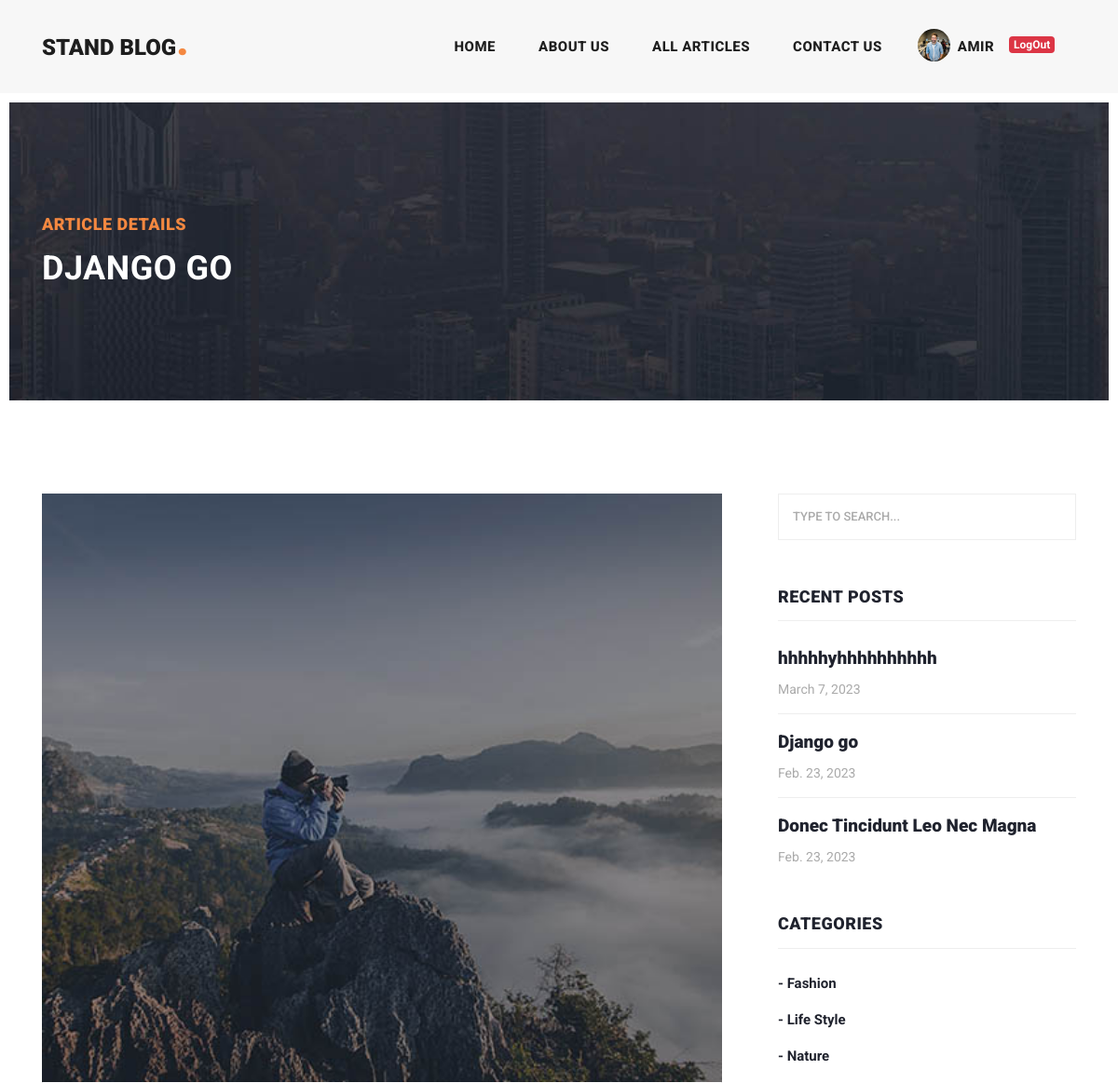
Before: /articles/details/django-go (signed in, upper part) with the older database file.
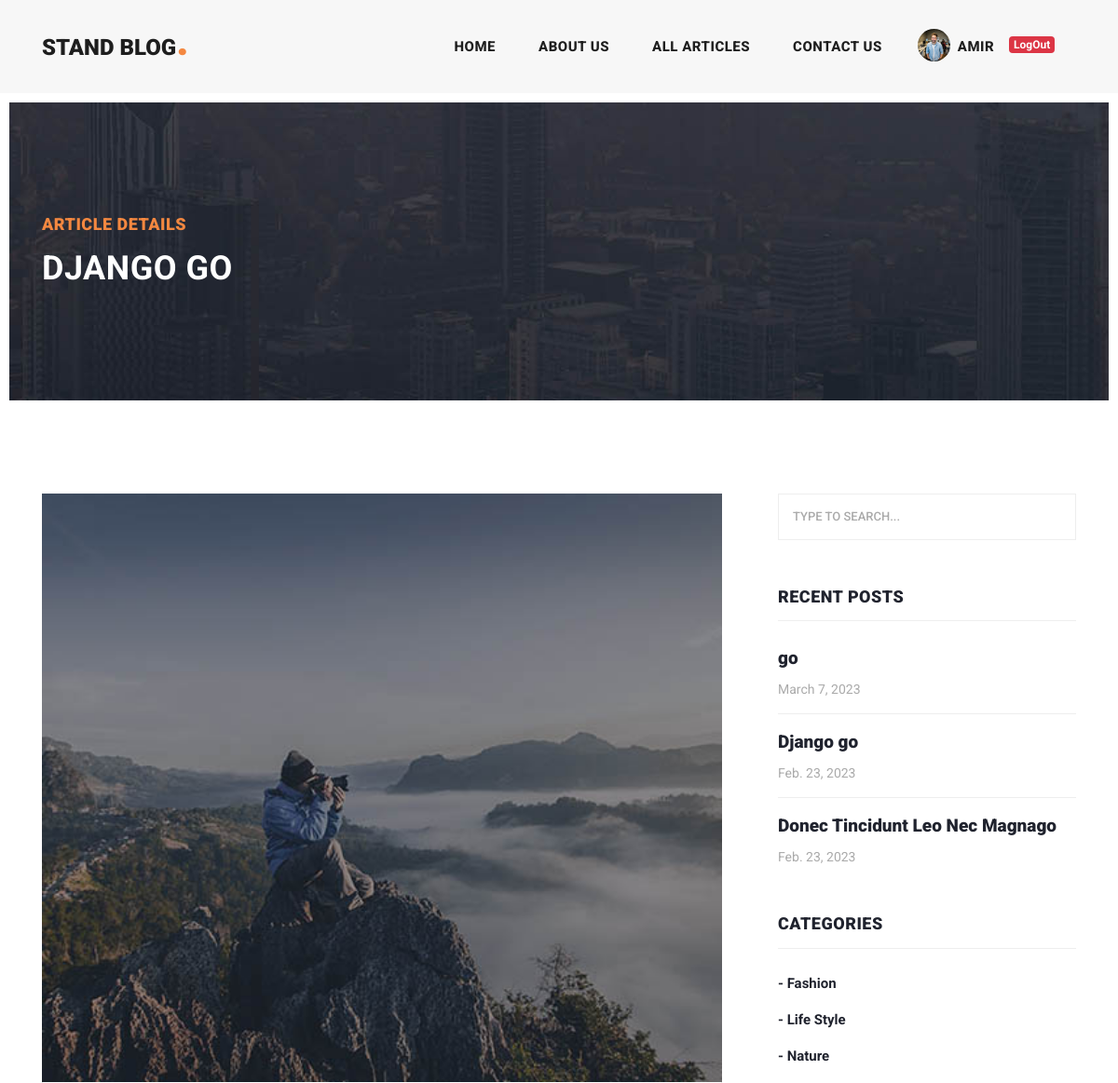
After: the same page with the newer database file.
### blog/models.py (models this page shows, shortened)
class Article(models.Model):
    author = models.ForeignKey(User, on_delete=models.CASCADE)
    category = models.ManyToManyField(Category, related_name='articles')
    title = models.CharField(max_length=100)
    body = models.TextField()
    image = models.ImageField(upload_to='images/articles')
    created = models.DateTimeField(auto_now_add=True)
    updated = models.DateTimeField(auto_now=True)
    published = models.BooleanField(default=True)
    slug = models.SlugField(blank=True, unique=True)
    objects = models.Manager()
    article_manager = ArticleManager()
    class Meta:
        ordering = ('-created', '-updated')
    def get_absolute_url(self):
        return reverse('blog:article_details', kwargs={'slug': self.slug})

### blog/views.py (the view)
# urls.py: path('details/<slug:slug>', views.article_details, name='article_details'),
def article_details(request, slug):
    article = get_object_or_404(Article, slug=slug)
    if request.method == 'POST':
        body = request.POST.get('body')
        Comment.objects.create(body=body, article=article, user=request.user, parent=None)
    return render(request, 'blog/article_details.html', context={'article': article})

### blog/models.py (called while the page is built)
    def published(self):
        return self.filter(published=True)

    def __str__(self):
        return self.title

### context_processors/context_processors.py (called while the page is built)
def recent_articles(request):
    recent_articles_ = Article.article_manager.published().order_by('-created', '-updated')[:3]
    return {'recent_articles': recent_articles_}

def categories(request):
    categories_ = Category.objects.all().order_by('title')
    return {'categories': categories_}

### blog/templates/blog/article_details.html (shortened to what this page needs)
{% extends 'base.html' %}
{% load static %}
{% block content %}
    <div class="heading-page header-text">
        <section class="page-heading">
            <div class="container">
                <div class="row">
                    <div class="col-lg-12">
                        <div class="text-content">
                            <h4>Article Details</h4>
                            <h2>{{ article.title }}</h2>
                        </div>
                    </div>
                </div>
            </div>
        </section>
    </div>
    <section class="blog-posts grid-system">
        <div class="container">
            <div class="row">
                <div class="col-lg-8">
                    <div class="all-blog-posts">
                        <div class="row">
                            <div class="col-lg-12">
                                <div class="blog-post">
                                    <div class="blog-thumb">
                                        <img src="{{ article.image.url }}" alt="{{ article.title }}">
                                    </div>
                                </div>
                            </div>
                        </div>
                    </div>
                </div>
                {% include 'includes/sidebar.html' %}
            </div>
        </div>
    </section>
{% endblock %}

### templates/includes/sidebar.html (shortened to what this page needs)
<div class="col-lg-4">
                <div class="sidebar">
                    <div class="row">
                        <div class="col-lg-12">
                            <div class="sidebar-item search">
                                <form id="search_form" name="gs" method="GET" action="{% url 'blog:search_articles' %}">
                                    <input type="text" name="q" class="searchText" placeholder="type to search..."
                                           autocomplete="on" value="{{ request.GET.q }}">
                                </form>
                            </div>
                        </div>
                        <div class="col-lg-12">
                            <div class="sidebar-item recent-posts">
                                <div class="sidebar-heading">
                                    <h2>Recent Posts</h2>
                                </div>
                                <div class="content">
                                    <ul>
                                        {% for recent_article in recent_articles %}
                                            <li><a href="{{ recent_article.get_absolute_url }}">
                                            <h5>{{ recent_article.title }}</h5>
                                            <span>{{ recent_article.created.date }}</span>
                                        </a></li>
                                        {% endfor %}
                                    </ul>
                                </div>
                            </div>
                        </div>
                        <div class="col-lg-12">
                            <div class="sidebar-item categories">
                                <div class="sidebar-heading">
                                    <h2>Categories</h2>
                                </div>
                                <div class="content">
                                    <ul>
                                        {% for category in categories %}
                                            <li><a href="{% url 'blog:category_details' category.id %}">- {{ category.title }}</a></li>
                                        {% endfor %}
                                    </ul>
                                </div>
                            </div>
                        </div>
                        <div class="col-lg-12">
                        </div>
                    </div>
                </div>
            </div>

Changed rows visible on the page:
changed Article "March 7, 2023": title "hhhhhyhhhhhhhhhh" → "go"
changed Article: title "Donec Tincidunt Leo Nec Magna" → "Donec Tincidunt Leo Nec Magnago"
